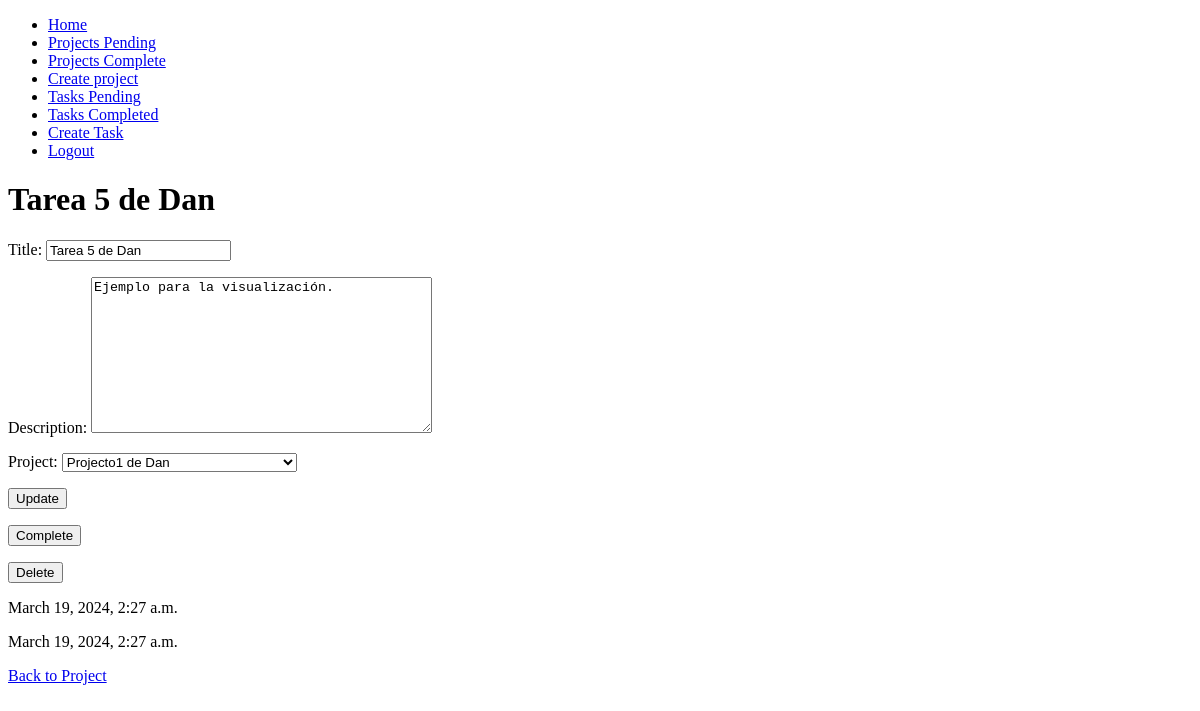
Page /tasks/8/ (signed in) on the earlier database version.
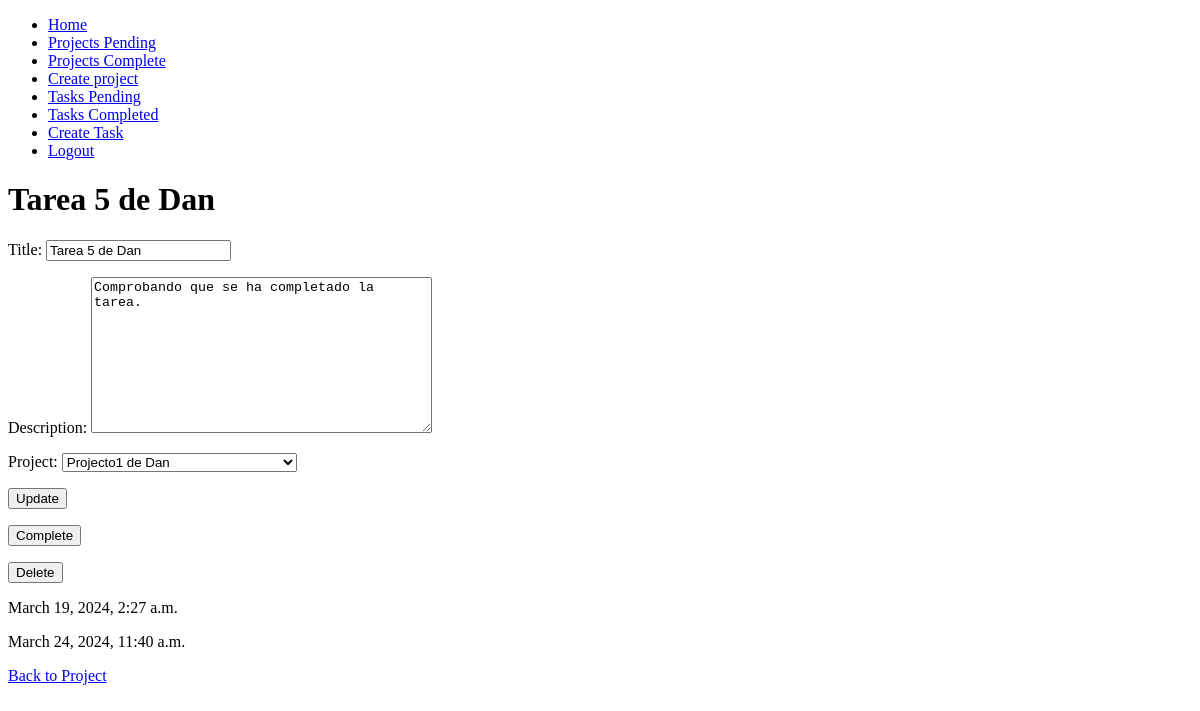
Same page on the later database version.
### task/models.py (models this page shows, shortened)
class Task(models.Model):
    id_task = models.AutoField(primary_key=True)
    title = models.CharField(max_length=100)
    description = models.TextField(max_length=500)
    date_completed = models.DateTimeField(null=True, blank=True)
    project = models.ForeignKey(Project,on_delete=models.CASCADE)
    created_at = models.DateTimeField(auto_now_add=True)
    updated_at = models.DateTimeField(auto_now=True)

### task/views.py (the view, shortened to what this page needs)
# urls.py: path('<int:task_id>/', task_detail, name='task_detail'),
@login_required
def task_detail(request,task_id):
    if request.method == 'GET':
        task = get_object_or_404(Task, pk = task_id)
        form = TaskForm(instance=task, user = request.user)
        print(form)
        return render(request, 'task/task_detail.html', {
            'task': task,
            'form': form,
        })

### task/forms.py
class TaskForm(ModelForm):
    def __init__(self, *args, **kwargs):
        user = kwargs.pop('user', None)
        super(TaskForm, self).__init__(*args, **kwargs)
        if user:
            self.fields['project'].queryset = Project.objects.filter(user=user)
    class Meta:
        model = Task
        fields = ['title',
                  'description',
                  'project'
                  ]

### project/models.py (called while the page is built)
    def __str__(self):
        return self.name_project

### task/templates/task/task_detail.html (shortened to what this page needs)
{% extends 'base.html' %}
{% block content %}
    <h1>{{ task.title }}</h1>
    {% if not task.date_completed %}
        <form method="POST">
            {{ form.as_p }}
            <button>
                Update
            </button>
        </form>
        <p>
            <form action="{% url 'complete_task' task.id_task %}" method="POST">
                <button>
                    Complete
                </button>
            </form>
        </p>
    {% endif %}
    <p>
        <form action="{% url 'delete_task' task.id_task %}" method="POST">
            <button>
                Delete
            </button>
        </form>
    </p>
    <p>{{ task.created_at }}</p>
    <p>{{ task.updated_at }}</p>
    <p><a href="{% url 'project_detail' task.project.project_id %}">Back to Project</a></p>
{% endblock %}

Differences in the rows shown:
changed Task "Tarea 5 de Dan": description "Ejemplo para la visualización." → "Comprobando que se ha completado la tarea."; updated_at "March 19, 2024, 2:27 a.m." → "March 24, 2024, 11:40 a.m."
